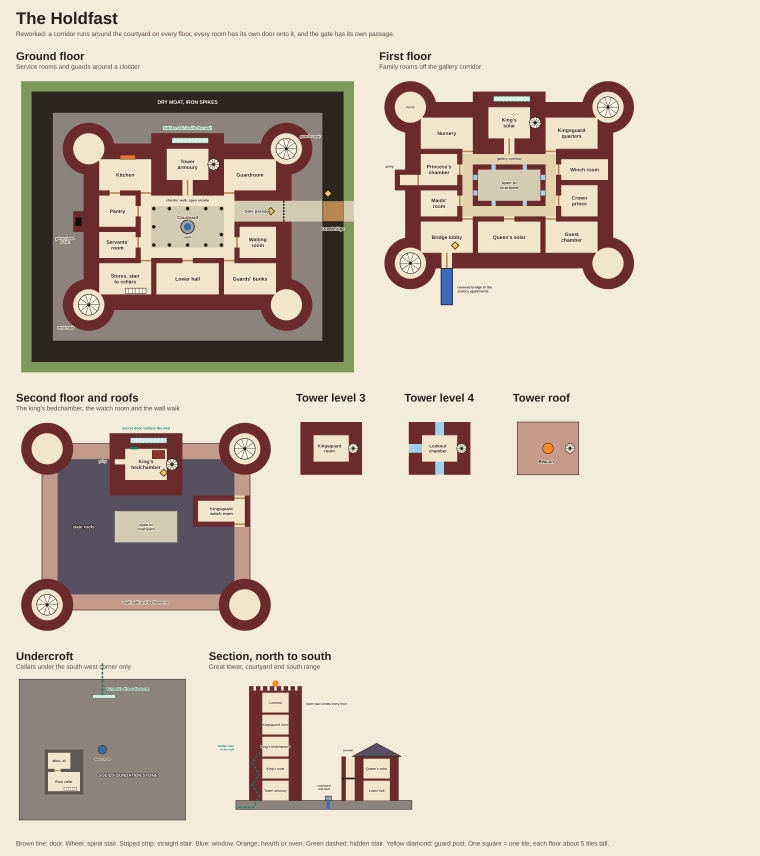
#> input picture design/holdfast/plan.png, 3800 x 4276 px (shown at 1/5 size)
$ python holdfast_gf_grid.py
#> lines starting #> are read from the running program, lines starting #| are printed output that depends on the picture; after the words box and inside, x2 and y2 are one past the last pixel; in counts of white or black regions, pixels touching at a corner belong together
#!/usr/bin/env python3
"""Holdfast ground floor: plan image -> tile grid (13 plan px = 1 tile = 16 game px).
in : design/holdfast/plan.png (the user's layout sheet)   out: data/holdfast_gf_grid.json"""
import json, os, sys
import numpy as np
from PIL import Image
ROOT = os.path.dirname(os.path.dirname(os.path.abspath(__file__)))
im = np.asarray(Image.open(os.path.join(ROOT, 'design/holdfast/plan.png')).convert('RGB')).astype(int)
g = (np.abs(im - [124, 155, 92]).sum(-1) < 30)
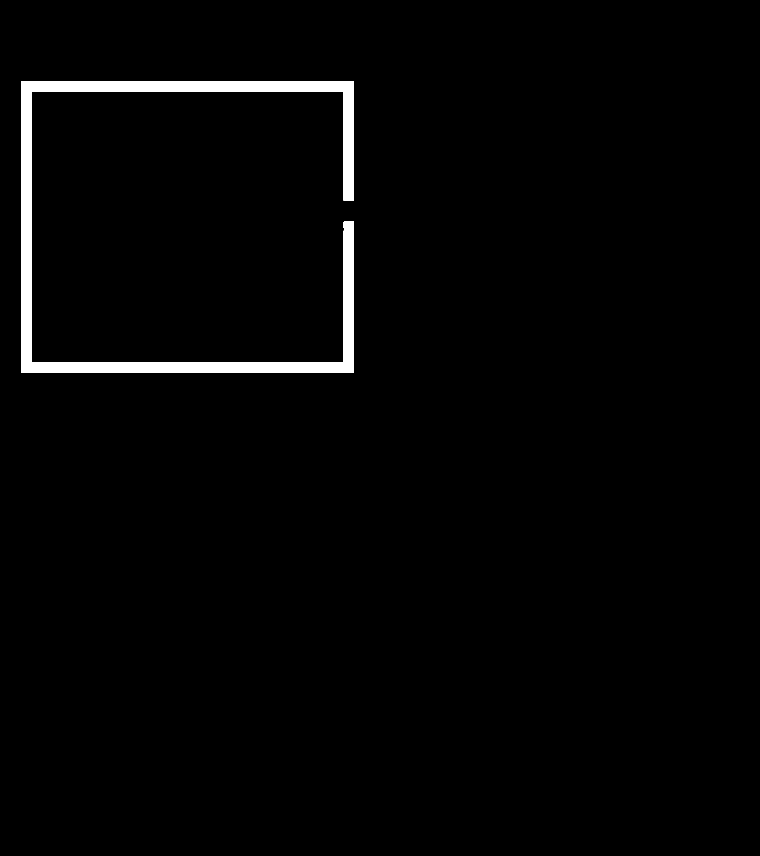
#> g: shape (4276, 3800) bool (shown at 1/5 size); 1.9% white; 1 white region, box (x1, y1, x2, y2) and area: (106, 406, 1770, 1862) 308166
ys, xs = np.where(g[:2200, :2000])
a = im[ys.min():ys.max() + 1, xs.min():xs.max() + 1]
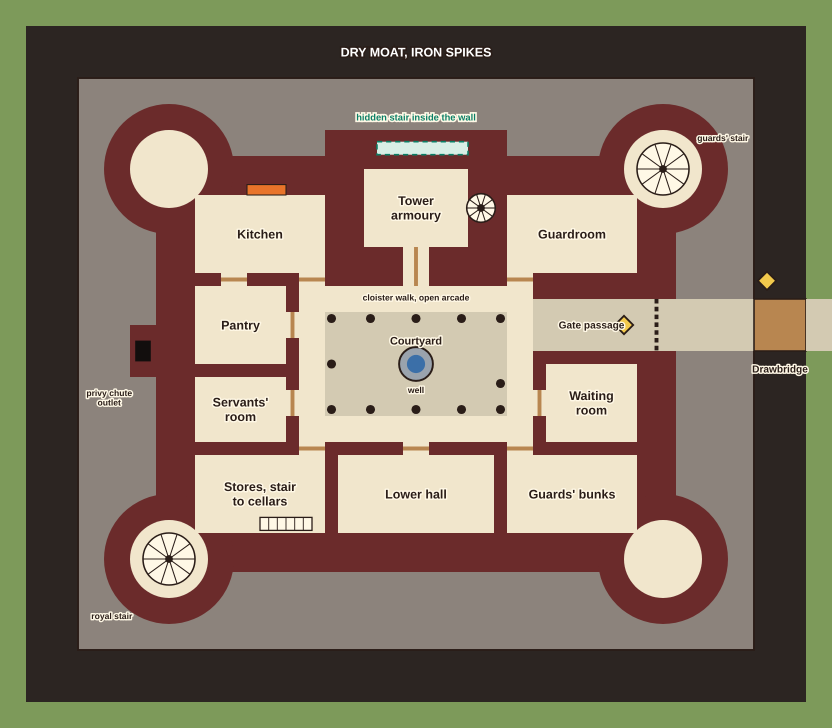
#> a: shape (1456, 1664, 3) int64 (shown at 1/2 size); mean R, G, B 133.3, 119.7, 102.8
H, W = a.shape[:2]
#> H = 1456; W = 1664
P = 13
K = {'grass': [124, 155, 92], 'moat': [44, 36, 34], 'ground': [139, 131, 124], 'wall': [106, 42, 42],
     'room': [243, 233, 215], 'cloister': [243, 226, 201], 'yard': [211, 203, 180], 'door': [184, 138, 90],
     'well': [70, 110, 160], 'hearth': [232, 112, 40], 'stair': [248, 248, 248], 'hidden': [150, 225, 205]}
names = list(K); cols = np.array([K[k] for k in names])
d = np.abs(a[:, :, None, :] - cols[None, None]).sum(-1)
L = d.argmin(-1)
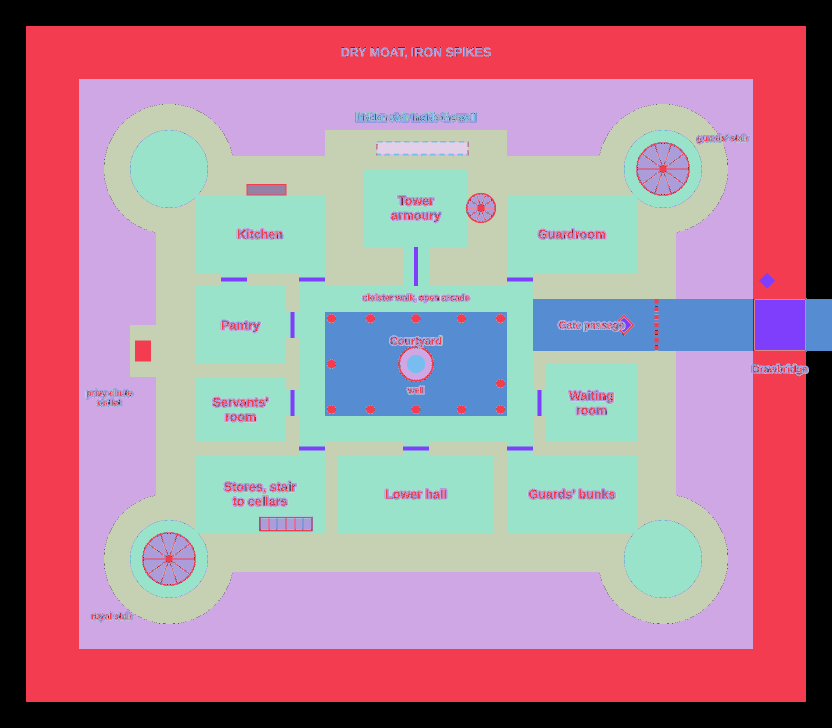
#> L: shape (1456, 1664) int64 (shown at 1/2 size); 12 distinct labels, from 0 to 11; one colour per label, 0 black
gw, gh = W // P, H // P
#> gw = 128; gh = 112
grid = []
for ty in range(gh):
    row = []
    for tx in range(gw):
        c = L[ty * P:(ty + 1) * P, tx * P:(tx + 1) * P].ravel()
        cnt = np.bincount(c, minlength=len(names))
        k = {n: cnt[i] / c.size for i, n in enumerate(names)}
        if k['door'] > 0.12: t = 'door'
        elif k['hearth'] > 0.15: t = 'hearth'
        elif k['hidden'] > 0.2: t = 'hidden'
        elif k['well'] > 0.2: t = 'well'
        elif k['wall'] > 0.5: t = 'wall'
        elif k['moat'] > 0.6: t = 'moat'
        else:
            cnt[names.index('moat')] = 0 if k['moat'] < 0.6 else cnt[names.index('moat')]   # text strokes
            cnt[names.index('stair')] = 0
            t = names[int(cnt.argmax())]
        row.append(t)
    grid.append(row)
#> after the loop, grid = 112 items
json.dump({'tile_plan_px': P, 'w': gw, 'h': gh, 'grid': grid}, open(os.path.join(ROOT, 'data/holdfast_gf_grid.json'), 'w'))
ch = {'grass': ',', 'moat': '#', 'ground': '.', 'wall': 'W', 'room': ' ', 'cloister': '-', 'yard': 'y', 'door': 'D',
      'well': 'O', 'hearth': 'H', 'stair': 'S', 'hidden': 'h'}
for r in grid: print(''.join(ch[t] for t in r))
#> this loop made 112 passes
#| ,,,,,,,,,,,,,,,,,,,,,,,,,,,,,,,,,,,,,,,,,,,,,,,,,,,,,,,,,,,,,,,,,,,,,,,,,,,,,,,,,,,,,,,,,,,,,,,,,,,,,,,,,,,,,,,,,,,,,,,,,,,,,,,,
#| ,,,,,,,,,,,,,,,,,,,,,,,,,,,,,,,,,,,,,,,,,,,,,,,,,,,,,,,,,,,,,,,,,,,,,,,,,,,,,,,,,,,,,,,,,,,,,,,,,,,,,,,,,,,,,,,,,,,,,,,,,,,,,,,,
#| ,,,,,,,,,,,,,,,,,,,,,,,,,,,,,,,,,,,,,,,,,,,,,,,,,,,,,,,,,,,,,,,,,,,,,,,,,,,,,,,,,,,,,,,,,,,,,,,,,,,,,,,,,,,,,,,,,,,,,,,,,,,,,,,,
#| ,,,,,,,,,,,,,,,,,,,,,,,,,,,,,,,,,,,,,,,,,,,,,,,,,,,,,,,,,,,,,,,,,,,,,,,,,,,,,,,,,,,,,,,,,,,,,,,,,,,,,,,,,,,,,,,,,,,,,,,,,,,,,,,,
#| ,,,,########################################################################################################################,,,,
#| ,,,,########################################################################################################################,,,,
#| ,,,,########################################################################################################################,,,,
#| ,,,,##################################################,## y#####,#,###, #,##################################################,,,,
#> (further printed lines are left out)
